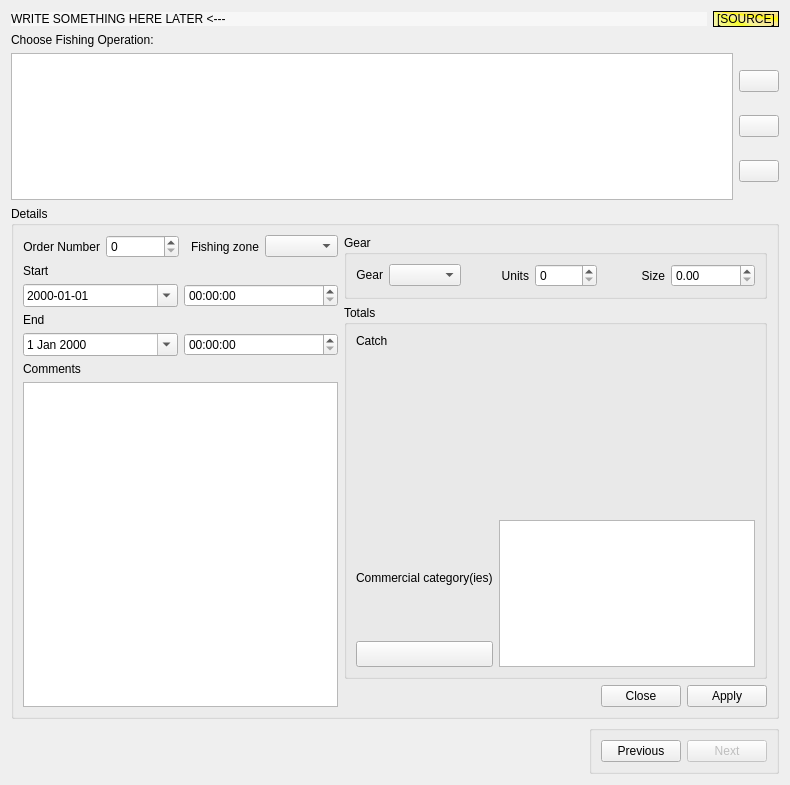
<?xml version="1.0" encoding="UTF-8"?>
<ui version="4.0">
 <class>FrmOperation</class>
 <widget class="QWidget" name="FrmOperation">
  <property name="geometry">
   <rect>
    <x>0</x>
    <y>0</y>
    <width>790</width>
    <height>785</height>
   </rect>
  </property>
  <property name="windowTitle">
   <string>Form</string>
  </property>
  <layout class="QVBoxLayout" name="verticalLayout_5">
   <item>
    <layout class="QHBoxLayout" name="horizontalLayout_9">
     <item>
      <widget class="QLabel" name="lbHeader">
       <property name="sizePolicy">
        <sizepolicy hsizetype="Preferred" vsizetype="Fixed">
         <horstretch>0</horstretch>
         <verstretch>0</verstretch>
        </sizepolicy>
       </property>
       <property name="styleSheet">
        <string notr="true">background-color:rgb(247, 247, 247)</string>
       </property>
       <property name="text">
        <string>WRITE SOMETHING HERE LATER &lt;---</string>
       </property>
      </widget>
     </item>
     <item>
      <widget class="QLabel" name="lbSource">
       <property name="sizePolicy">
        <sizepolicy hsizetype="Fixed" vsizetype="Preferred">
         <horstretch>0</horstretch>
         <verstretch>0</verstretch>
        </sizepolicy>
       </property>
       <property name="styleSheet">
        <string notr="true">background-color: qconicalgradient(cx:0, cy:0, angle:135, stop:0 rgba(220, 220, 220, 69), stop:0.375 rgba(255, 255, 0, 69), stop:0.423533 rgba(251, 255, 0, 145), stop:0.45 rgba(247, 255, 0, 208), stop:0.477581 rgba(255, 244, 71, 130), stop:0.518717 rgba(255, 218, 71, 130), stop:0.55 rgba(255, 255, 0, 255), stop:0.57754 rgba(255, 203, 0, 130), stop:0.625 rgba(255, 255, 0, 69), stop:1 rgba(255, 255, 0, 69));
font: 75 10pt &quot;Fixedsys&quot;;</string>
       </property>
       <property name="frameShape">
        <enum>QFrame::StyledPanel</enum>
       </property>
       <property name="frameShadow">
        <enum>QFrame::Raised</enum>
       </property>
       <property name="text">
        <string>[SOURCE]</string>
       </property>
       <property name="scaledContents">
        <bool>true</bool>
       </property>
      </widget>
     </item>
    </layout>
   </item>
   <item>
    <widget class="QLabel" name="label_23">
     <property name="text">
      <string>Choose Fishing Operation:</string>
     </property>
     <property name="buddy">
      <cstring>tableView</cstring>
     </property>
    </widget>
   </item>
   <item>
    <layout class="QHBoxLayout" name="horizontalLayout_4">
     <item>
      <widget class="QTableView" name="tableView">
       <property name="sizePolicy">
        <sizepolicy hsizetype="Expanding" vsizetype="Expanding">
         <horstretch>0</horstretch>
         <verstretch>0</verstretch>
        </sizepolicy>
       </property>
       <property name="focusPolicy">
        <enum>Qt::StrongFocus</enum>
       </property>
       <property name="toolTip">
        <string>Choose sampled fishing operation (or create a new one)</string>
       </property>
       <property name="statusTip">
        <string>Choose sampled fishing operation (or create a new one)</string>
       </property>
       <property name="whatsThis">
        <string>In this widget we can choose a sampled fishing operation, or create a new one</string>
       </property>
       <property name="selectionMode">
        <enum>QAbstractItemView::SingleSelection</enum>
       </property>
       <property name="selectionBehavior">
        <enum>QAbstractItemView::SelectRows</enum>
       </property>
      </widget>
     </item>
     <item>
      <layout class="QVBoxLayout" name="verticalLayout_3">
       <item>
        <widget class="QPushButton" name="pushNew">
         <property name="toolTip">
          <string>Create new record</string>
         </property>
         <property name="statusTip">
          <string>Create new record</string>
         </property>
         <property name="whatsThis">
          <string>Creates new record</string>
         </property>
         <property name="text">
          <string/>
         </property>
         <property name="icon">
          <iconset resource="app_new.qrc">
           <normaloff>:/app_new/filenew.png</normaloff>:/app_new/filenew.png</iconset>
         </property>
        </widget>
       </item>
       <item>
        <widget class="QPushButton" name="pushEdit">
         <property name="sizePolicy">
          <sizepolicy hsizetype="Preferred" vsizetype="Fixed">
           <horstretch>0</horstretch>
           <verstretch>0</verstretch>
          </sizepolicy>
         </property>
         <property name="toolTip">
          <string>Edit record</string>
         </property>
         <property name="statusTip">
          <string>Edit record</string>
         </property>
         <property name="whatsThis">
          <string>Edits record</string>
         </property>
         <property name="text">
          <string/>
         </property>
         <property name="icon">
          <iconset resource="app_new.qrc">
           <normaloff>:/app_new/pencil.png</normaloff>:/app_new/pencil.png</iconset>
         </property>
         <property name="checkable">
          <bool>true</bool>
         </property>
        </widget>
       </item>
       <item>
        <widget class="QPushButton" name="pushRemove">
         <property name="sizePolicy">
          <sizepolicy hsizetype="Preferred" vsizetype="Fixed">
           <horstretch>0</horstretch>
           <verstretch>0</verstretch>
          </sizepolicy>
         </property>
         <property name="toolTip">
          <string>Remove record</string>
         </property>
         <property name="statusTip">
          <string>Remove record</string>
         </property>
         <property name="whatsThis">
          <string>Removes record</string>
         </property>
         <property name="text">
          <string/>
         </property>
         <property name="icon">
          <iconset resource="app_new.qrc">
           <normaloff>:/app_new/cancel.png</normaloff>:/app_new/cancel.png</iconset>
         </property>
         <property name="shortcut">
          <string>Del</string>
         </property>
        </widget>
       </item>
      </layout>
     </item>
    </layout>
   </item>
   <item>
    <widget class="QGroupBox" name="groupDetails">
     <property name="sizePolicy">
      <sizepolicy hsizetype="Preferred" vsizetype="Preferred">
       <horstretch>0</horstretch>
       <verstretch>0</verstretch>
      </sizepolicy>
     </property>
     <property name="focusPolicy">
      <enum>Qt::StrongFocus</enum>
     </property>
     <property name="title">
      <string>Details</string>
     </property>
     <layout class="QGridLayout" name="gridLayout">
      <item row="0" column="0">
       <layout class="QVBoxLayout" name="verticalLayout_4">
        <item>
         <layout class="QHBoxLayout" name="horizontalLayout_7">
          <item>
           <widget class="QLabel" name="label_3">
            <property name="text">
             <string>Order Number</string>
            </property>
            <property name="alignment">
             <set>Qt::AlignRight|Qt::AlignTrailing|Qt::AlignVCenter</set>
            </property>
            <property name="buddy">
             <cstring>spinOrder</cstring>
            </property>
           </widget>
          </item>
          <item>
           <widget class="QSpinBox" name="spinOrder"/>
          </item>
          <item>
           <widget class="QLabel" name="label_4">
            <property name="text">
             <string>Fishing zone</string>
            </property>
            <property name="alignment">
             <set>Qt::AlignRight|Qt::AlignTrailing|Qt::AlignVCenter</set>
            </property>
            <property name="buddy">
             <cstring>cmbFishingZone</cstring>
            </property>
           </widget>
          </item>
          <item>
           <widget class="QComboBox" name="cmbFishingZone">
            <property name="editable">
             <bool>false</bool>
            </property>
           </widget>
          </item>
         </layout>
        </item>
        <item>
         <widget class="QLabel" name="label">
          <property name="sizePolicy">
           <sizepolicy hsizetype="Preferred" vsizetype="Fixed">
            <horstretch>0</horstretch>
            <verstretch>0</verstretch>
           </sizepolicy>
          </property>
          <property name="text">
           <string>Start</string>
          </property>
          <property name="buddy">
           <cstring>dtStart</cstring>
          </property>
         </widget>
        </item>
        <item>
         <layout class="QHBoxLayout" name="horizontalLayout_5">
          <item>
           <widget class="QDateEdit" name="dtStart">
            <property name="maximumDate">
             <date>
              <year>2070</year>
              <month>1</month>
              <day>1</day>
             </date>
            </property>
            <property name="minimumDate">
             <date>
              <year>1970</year>
              <month>1</month>
              <day>1</day>
             </date>
            </property>
            <property name="displayFormat">
             <string>yyyy-MM-dd</string>
            </property>
            <property name="calendarPopup">
             <bool>true</bool>
            </property>
            <property name="timeSpec">
             <enum>Qt::UTC</enum>
            </property>
           </widget>
          </item>
          <item>
           <widget class="QTimeEdit" name="timeStart"/>
          </item>
         </layout>
        </item>
        <item>
         <widget class="QLabel" name="label_2">
          <property name="sizePolicy">
           <sizepolicy hsizetype="Preferred" vsizetype="Fixed">
            <horstretch>0</horstretch>
            <verstretch>0</verstretch>
           </sizepolicy>
          </property>
          <property name="text">
           <string>End</string>
          </property>
          <property name="buddy">
           <cstring>dtEnd</cstring>
          </property>
         </widget>
        </item>
        <item>
         <layout class="QHBoxLayout" name="horizontalLayout_6">
          <item>
           <widget class="QDateEdit" name="dtEnd">
            <property name="calendarPopup">
             <bool>true</bool>
            </property>
           </widget>
          </item>
          <item>
           <widget class="QTimeEdit" name="timeEnd"/>
          </item>
         </layout>
        </item>
        <item>
         <widget class="QLabel" name="label_8">
          <property name="sizePolicy">
           <sizepolicy hsizetype="Preferred" vsizetype="Fixed">
            <horstretch>0</horstretch>
            <verstretch>0</verstretch>
           </sizepolicy>
          </property>
          <property name="text">
           <string>Comments</string>
          </property>
          <property name="alignment">
           <set>Qt::AlignLeading|Qt::AlignLeft|Qt::AlignVCenter</set>
          </property>
          <property name="buddy">
           <cstring>textComments</cstring>
          </property>
         </widget>
        </item>
        <item>
         <widget class="QPlainTextEdit" name="textComments">
          <property name="sizePolicy">
           <sizepolicy hsizetype="Expanding" vsizetype="Preferred">
            <horstretch>0</horstretch>
            <verstretch>0</verstretch>
           </sizepolicy>
          </property>
         </widget>
        </item>
       </layout>
      </item>
      <item row="0" column="1">
       <layout class="QVBoxLayout" name="verticalLayout_6">
        <item>
         <widget class="QGroupBox" name="groupGear">
          <property name="title">
           <string>Gear</string>
          </property>
          <layout class="QHBoxLayout" name="horizontalLayout_2">
           <item>
            <widget class="QLabel" name="label_5">
             <property name="sizePolicy">
              <sizepolicy hsizetype="Fixed" vsizetype="Fixed">
               <horstretch>0</horstretch>
               <verstretch>0</verstretch>
              </sizepolicy>
             </property>
             <property name="text">
              <string>Gear</string>
             </property>
             <property name="alignment">
              <set>Qt::AlignRight|Qt::AlignTrailing|Qt::AlignVCenter</set>
             </property>
             <property name="buddy">
              <cstring>cmbGear</cstring>
             </property>
            </widget>
           </item>
           <item>
            <widget class="QComboBox" name="cmbGear"/>
           </item>
           <item>
            <widget class="QLabel" name="label_6">
             <property name="text">
              <string>Units</string>
             </property>
             <property name="alignment">
              <set>Qt::AlignRight|Qt::AlignTrailing|Qt::AlignVCenter</set>
             </property>
             <property name="buddy">
              <cstring>spinNoUnits</cstring>
             </property>
            </widget>
           </item>
           <item>
            <widget class="QSpinBox" name="spinNoUnits">
             <property name="maximum">
              <number>1000</number>
             </property>
            </widget>
           </item>
           <item>
            <widget class="QLabel" name="label_7">
             <property name="text">
              <string>Size</string>
             </property>
             <property name="alignment">
              <set>Qt::AlignRight|Qt::AlignTrailing|Qt::AlignVCenter</set>
             </property>
             <property name="buddy">
              <cstring>doubleSpinSize</cstring>
             </property>
            </widget>
           </item>
           <item>
            <widget class="QDoubleSpinBox" name="doubleSpinSize">
             <property name="maximum">
              <double>100000000.000000000000000</double>
             </property>
            </widget>
           </item>
          </layout>
         </widget>
        </item>
        <item>
         <widget class="QGroupBox" name="groupCatch">
          <property name="title">
           <string>Totals</string>
          </property>
          <layout class="QVBoxLayout" name="verticalLayout_2">
           <item>
            <widget class="QLabel" name="label_9">
             <property name="text">
              <string>Catch</string>
             </property>
             <property name="buddy">
              <cstring>catchInputCtrl</cstring>
             </property>
            </widget>
           </item>
           <item>
            <widget class="CatchInputCtrl" name="catchInputCtrl">
             <property name="sizePolicy">
              <sizepolicy hsizetype="Preferred" vsizetype="Expanding">
               <horstretch>0</horstretch>
               <verstretch>0</verstretch>
              </sizepolicy>
             </property>
             <property name="minimumSize">
              <size>
               <width>270</width>
               <height>160</height>
              </size>
             </property>
            </widget>
           </item>
           <item>
            <layout class="QHBoxLayout" name="horizontalLayout_3">
             <item>
              <layout class="QVBoxLayout" name="verticalLayout">
               <item>
                <widget class="QLabel" name="label_10">
                 <property name="text">
                  <string>Commercial category(ies)</string>
                 </property>
                 <property name="buddy">
                  <cstring>listCategories</cstring>
                 </property>
                </widget>
               </item>
               <item>
                <widget class="QPushButton" name="pushClear">
                 <property name="minimumSize">
                  <size>
                   <width>0</width>
                   <height>26</height>
                  </size>
                 </property>
                 <property name="toolTip">
                  <string>Clear selection</string>
                 </property>
                 <property name="statusTip">
                  <string>Clear selection</string>
                 </property>
                 <property name="whatsThis">
                  <string>Clears selection</string>
                 </property>
                 <property name="text">
                  <string/>
                 </property>
                 <property name="icon">
                  <iconset resource="app_new.qrc">
                   <normaloff>:/app_new/locationbar_erase.png</normaloff>:/app_new/locationbar_erase.png</iconset>
                 </property>
                 <property name="iconSize">
                  <size>
                   <width>32</width>
                   <height>16</height>
                  </size>
                 </property>
                </widget>
               </item>
              </layout>
             </item>
             <item>
              <widget class="QListView" name="listCategories">
               <property name="sizePolicy">
                <sizepolicy hsizetype="Expanding" vsizetype="Preferred">
                 <horstretch>0</horstretch>
                 <verstretch>0</verstretch>
                </sizepolicy>
               </property>
               <property name="focusPolicy">
                <enum>Qt::StrongFocus</enum>
               </property>
               <property name="toolTip">
                <string>Commercial categories of the catch corresponding to this fishing operation</string>
               </property>
               <property name="statusTip">
                <string>Commercial categories of the catch corresponding to this fishing operation</string>
               </property>
               <property name="whatsThis">
                <string>Commercial categories of the catch corresponding to this fishing operation</string>
               </property>
               <property name="editTriggers">
                <set>QAbstractItemView::NoEditTriggers</set>
               </property>
               <property name="selectionMode">
                <enum>QAbstractItemView::MultiSelection</enum>
               </property>
               <property name="selectionBehavior">
                <enum>QAbstractItemView::SelectRows</enum>
               </property>
              </widget>
             </item>
            </layout>
           </item>
          </layout>
         </widget>
        </item>
        <item>
         <layout class="QHBoxLayout" name="horizontalLayout">
          <item>
           <spacer name="horizontalSpacer">
            <property name="orientation">
             <enum>Qt::Horizontal</enum>
            </property>
            <property name="sizeHint" stdset="0">
             <size>
              <width>40</width>
              <height>20</height>
             </size>
            </property>
           </spacer>
          </item>
          <item>
           <widget class="QDialogButtonBox" name="buttonBox">
            <property name="standardButtons">
             <set>QDialogButtonBox::Apply|QDialogButtonBox::Close</set>
            </property>
           </widget>
          </item>
         </layout>
        </item>
       </layout>
      </item>
     </layout>
    </widget>
   </item>
   <item>
    <layout class="QHBoxLayout" name="horizontalLayout_16">
     <item>
      <spacer name="horizontalSpacer_2">
       <property name="orientation">
        <enum>Qt::Horizontal</enum>
       </property>
       <property name="sizeHint" stdset="0">
        <size>
         <width>548</width>
         <height>20</height>
        </size>
       </property>
      </spacer>
     </item>
     <item>
      <widget class="QGroupBox" name="groupBox_2">
       <property name="title">
        <string/>
       </property>
       <layout class="QHBoxLayout" name="horizontalLayout_10">
        <item>
         <widget class="QPushButton" name="pushPrevious">
          <property name="text">
           <string>Previous</string>
          </property>
          <property name="icon">
           <iconset resource="app_new.qrc">
            <normaloff>:/app_new/back.png</normaloff>:/app_new/back.png</iconset>
          </property>
         </widget>
        </item>
        <item>
         <widget class="QPushButton" name="pushNext">
          <property name="enabled">
           <bool>false</bool>
          </property>
          <property name="text">
           <string>Next</string>
          </property>
          <property name="icon">
           <iconset resource="app_new.qrc">
            <normaloff>:/app_new/forward.png</normaloff>:/app_new/forward.png</iconset>
          </property>
         </widget>
        </item>
       </layout>
      </widget>
     </item>
    </layout>
   </item>
  </layout>
 </widget>
 <customwidgets>
  <customwidget>
   <class>CatchInputCtrl</class>
   <extends>QWidget</extends>
   <header>catchinputctrl.h</header>
  </customwidget>
 </customwidgets>
 <tabstops>
  <tabstop>tableView</tabstop>
  <tabstop>pushNew</tabstop>
  <tabstop>pushEdit</tabstop>
  <tabstop>pushRemove</tabstop>
  <tabstop>spinOrder</tabstop>
  <tabstop>cmbFishingZone</tabstop>
  <tabstop>textComments</tabstop>
  <tabstop>cmbGear</tabstop>
  <tabstop>spinNoUnits</tabstop>
  <tabstop>doubleSpinSize</tabstop>
  <tabstop>catchInputCtrl</tabstop>
  <tabstop>listCategories</tabstop>
  <tabstop>pushClear</tabstop>
  <tabstop>buttonBox</tabstop>
  <tabstop>pushPrevious</tabstop>
  <tabstop>pushNext</tabstop>
 </tabstops>
 <resources>
  <include location="app_new.qrc"/>
 </resources>
 <connections>
  <connection>
   <sender>pushNew</sender>
   <signal>clicked()</signal>
   <receiver>FrmOperation</receiver>
   <slot>createRecord()</slot>
   <hints>
    <hint type="sourcelabel">
     <x>302</x>
     <y>117</y>
    </hint>
    <hint type="destinationlabel">
     <x>341</x>
     <y>294</y>
    </hint>
   </hints>
  </connection>
  <connection>
   <sender>tableView</sender>
   <signal>clicked(QModelIndex)</signal>
   <receiver>FrmOperation</receiver>
   <slot>previewRow(QModelIndex)</slot>
   <hints>
    <hint type="sourcelabel">
     <x>265</x>
     <y>105</y>
    </hint>
    <hint type="destinationlabel">
     <x>341</x>
     <y>294</y>
    </hint>
   </hints>
  </connection>
  <connection>
   <sender>buttonBox</sender>
   <signal>clicked(QAbstractButton*)</signal>
   <receiver>FrmOperation</receiver>
   <slot>onButtonClick(QAbstractButton*)</slot>
   <hints>
    <hint type="sourcelabel">
     <x>677</x>
     <y>695</y>
    </hint>
    <hint type="destinationlabel">
     <x>394</x>
     <y>392</y>
    </hint>
   </hints>
  </connection>
  <connection>
   <sender>pushEdit</sender>
   <signal>clicked(bool)</signal>
   <receiver>FrmOperation</receiver>
   <slot>editRecord(bool)</slot>
   <hints>
    <hint type="sourcelabel">
     <x>763</x>
     <y>123</y>
    </hint>
    <hint type="destinationlabel">
     <x>394</x>
     <y>392</y>
    </hint>
   </hints>
  </connection>
  <connection>
   <sender>pushRemove</sender>
   <signal>clicked()</signal>
   <receiver>FrmOperation</receiver>
   <slot>removeRecord()</slot>
   <hints>
    <hint type="sourcelabel">
     <x>763</x>
     <y>166</y>
    </hint>
    <hint type="destinationlabel">
     <x>394</x>
     <y>392</y>
    </hint>
   </hints>
  </connection>
  <connection>
   <sender>pushClear</sender>
   <signal>clicked()</signal>
   <receiver>listCategories</receiver>
   <slot>clearSelection()</slot>
   <hints>
    <hint type="sourcelabel">
     <x>583</x>
     <y>663</y>
    </hint>
    <hint type="destinationlabel">
     <x>583</x>
     <y>571</y>
    </hint>
   </hints>
  </connection>
 </connections>
 <slots>
  <slot>createRecord()</slot>
  <slot>previewRow(QModelIndex)</slot>
  <slot>onButtonClick(QAbstractButton*)</slot>
  <slot>removeRecord()</slot>
  <slot>editRecord(bool)</slot>
 </slots>
</ui>
